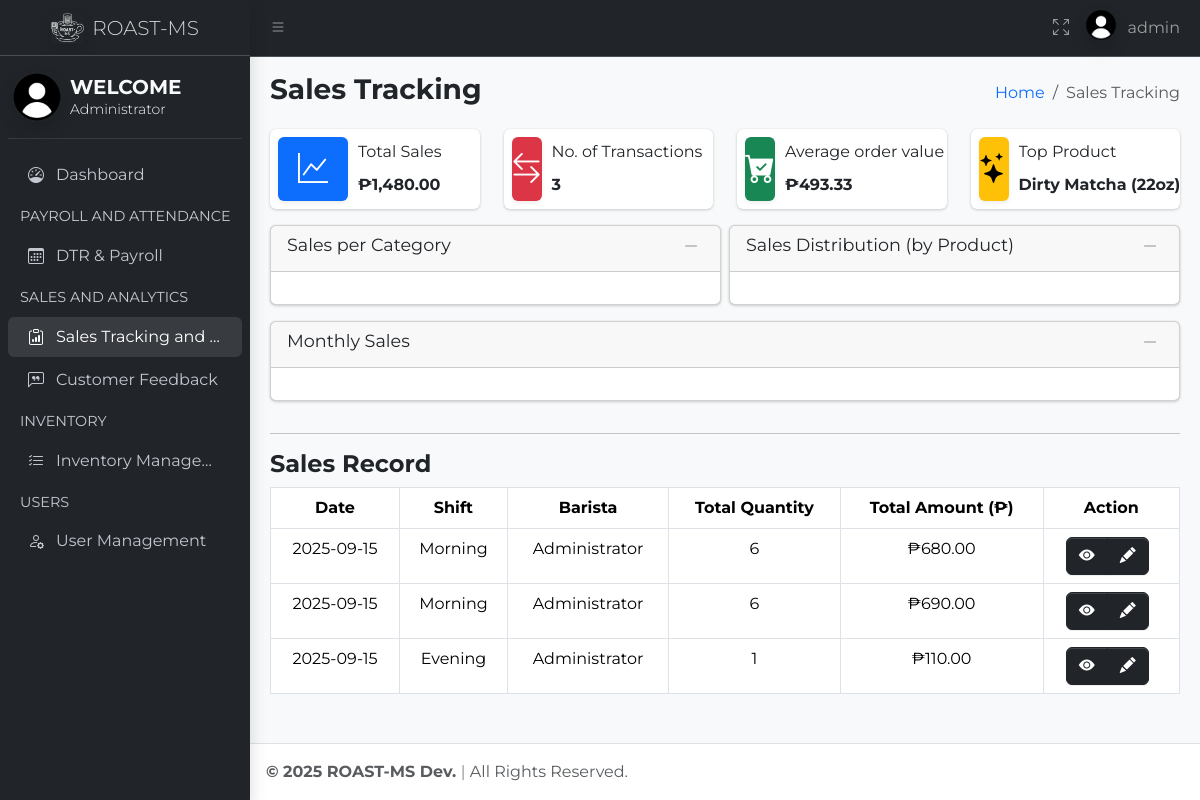
Before: /pages/admin/salestracking.php (signed in) with the older database file.
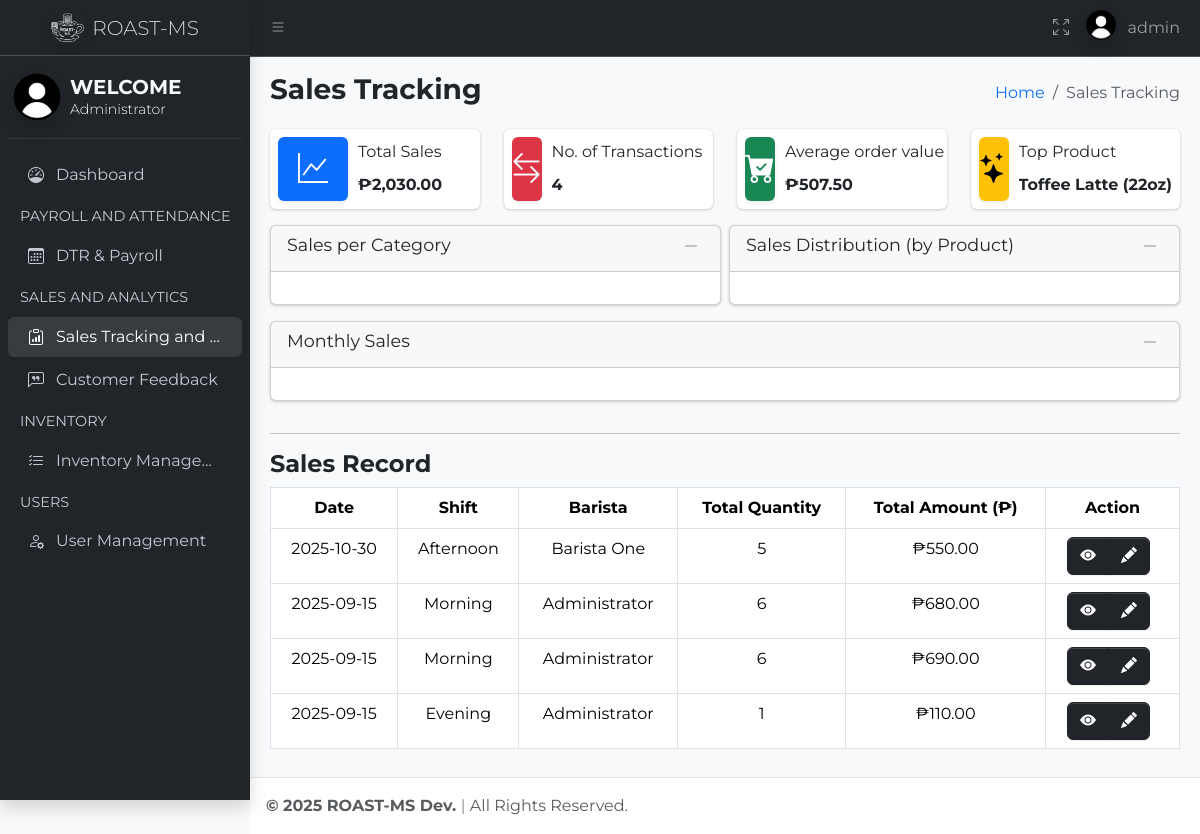
After: the same page with the newer database file.
### tables this page shows
CREATE TABLE `sales` (
  `id` int(11) NOT NULL,
  `sale_date` date NOT NULL,
  `shift` varchar(20) NOT NULL,
  `barista` varchar(100) NOT NULL,
  `total_quantity` int(11) NOT NULL,
  `total_amount` decimal(10,2) NOT NULL,
  `created_at` timestamp NOT NULL DEFAULT current_timestamp()
);

### pages/admin/salestracking.php (the view, shortened to what the changed rows need)
<?php
require_once $_SERVER['DOCUMENT_ROOT'] . '/roast-ms/auth.php';
?>
<!DOCTYPE html>
<html lang="en">
<head>
  <link rel="stylesheet" href="https://cdn.jsdelivr.net/npm/overlayscrollbars@2.10.1/styles/overlayscrollbars.min.css"
 />
  <link rel="stylesheet" href="https://cdn.jsdelivr.net/npm/bootstrap-icons@1.11.3/font/bootstrap-icons.min.css"
 />
  <link rel="stylesheet" href="/roast-ms/assets/css/style.css" />
  <link rel="stylesheet" href="/roast-ms/assets/css/adminlte.css" />
  <link rel="stylesheet" href="/roast-ms/assets/css/validate.css" />
  <link rel="stylesheet" href="https://cdn.jsdelivr.net/npm/apexcharts@3.37.1/dist/apexcharts.css"
 />
  <link href="https://cdn.jsdelivr.net/npm/bootstrap@5.3.3/dist/css/bootstrap.min.css" rel="stylesheet"
>
  <link rel="stylesheet" href="https://cdn.datatables.net/2.2.2/css/dataTables.bootstrap5.css">
  <link rel="stylesheet" href="https://cdn.datatables.net/buttons/3.2.2/css/buttons.dataTables.min.css">
  <link rel="stylesheet" href="https://cdnjs.cloudflare.com/ajax/libs/toastr.js/latest/toastr.min.css" />
</head>
<body class="layout-fixed sidebar-expand-lg sidebar-mini bg-body-tertiary">
  <div class="app-wrapper">
    <main class="app-main">
      <div class="app-content">
        <div class="container-fluid">
          <div class="row">
            <div class="col-12 col-sm-6 col-md-3">
              <div class="info-box">
                <div class="info-box-content">
                  <span class="info-box-text">Total Sales</span>
                  <span class="info-box-number total_sales">
                    <?php
                    $query = "SELECT SUM(total_amount) AS total_sales FROM sales";
                    $result = $conn->query($query);
                    if ($result) {
                      $row = $result->fetch_assoc();
                      $total_sales = $row['total_sales'] ?? 0;
                    } else {
                      $total_sales = 0;
                    }
                    echo "₱" . number_format($total_sales, 2);
                    ?>
                  </span>
                </div>
              </div>
            </div>
            <div class="col-12 col-sm-6 col-md-3">
              <div class="info-box">
                <div class="info-box-content">
                  <span class="info-box-text">No. of Transactions</span>
                  <span class="info-box-number total_employees">
                    <?php
                    $query = "SELECT COUNT(*) AS total_transactions FROM sales";
                    $result = $conn->query($query);
                    if ($result) {
                      $row = $result->fetch_assoc();
                      $total_transactions = $row['total_transactions'] ?? 0;
                    } else {
                      $total_transactions = 0;
                    }
                    echo $total_transactions;
                    ?>
                  </span>
                </div>
              </div>
            </div>
            <div class="col-12 col-sm-6 col-md-3">
              <div class="info-box">
                <div class="info-box-content">
                  <span class="info-box-text truncate">Average order value</span>
                  <span class="info-box-number attendance_status">
                    <?php
                    $query_sales = "SELECT SUM(total_amount) AS total_sales FROM sales";
                    $result_sales = $conn->query($query_sales);
                    $row_sales = $result_sales->fetch_assoc();
                    $total_sales = $row_sales['total_sales'] ?? 0;
                    $query_count = "SELECT COUNT(*) AS total_transactions FROM sales";
                    $result_count = $conn->query($query_count);
                    $row_count = $result_count->fetch_assoc();
                    $total_transactions = $row_count['total_transactions'] ?? 0;
                    $average_order_value = $total_transactions > 0
                      ? $total_sales / $total_transactions
                      : 0;
                    echo "₱" . number_format($average_order_value, 2);
                    ?>
                  </span>
                </div>
              </div>
            </div>
            <div class="col-12 col-sm-6 col-md-3">
              <div class="info-box">
                <div class="info-box-content">
                  <span class="info-box-text">Top Product</span>
                  <span class="info-box-number inventory_status text-truncate">
                    <?php
                    $query = "
  SELECT
      p.name,
      p.size,
      SUM(si.quantity) AS total_sold
  FROM sales_items si
  JOIN products p ON si.product_id = p.id
  GROUP BY si.product_id
  ORDER BY total_sold DESC
  LIMIT 1
";
                    $result = $conn->query($query);
                    if ($result && $row = $result->fetch_assoc()) {
                      $top_product_name = $row['name'];
                      $top_product_size = $row['size'];
                    } else {
                      $top_product_name = "-";
                      $top_product_size = "-";
                      $top_product_qty = 0;
                    }
                    echo $top_product_name . " ($top_product_size)";
                    ?>
                  </span>
                </div>
              </div>
            </div>
          </div>
          <div class="table-responsive">
            <div class="data_table">
              <table id="salesTable" class="table table-hover table-bordered" style="width:100%">
                <thead>
                  <tr class="fs-6 text-center">
                    <th>Date</th>
                    <th>Shift</th>
                    <th>Barista</th>
                    <th>Total Quantity</th>
                    <th>Total Amount (₱)</th>
                    <th>Action</th>
                  </tr>
                </thead>
                <tbody>
                  <?php
                  $result = $conn->prepare("SELECT * FROM sales ORDER BY sale_date DESC");
                  $result->execute();
                  $data = $result->get_result();
                  while ($row = $data->fetch_assoc()):
                  ?>
                    <tr class="text-center">
                      <td><?= htmlspecialchars($row['sale_date']) ?></td>
                      <td><?= htmlspecialchars($row['shift']) ?></td>
                      <td><?= htmlspecialchars($row['barista']) ?></td>
                      <td><?= htmlspecialchars($row['total_quantity']) ?></td>
                      <td>₱<?= number_format($row['total_amount'], 2) ?></td>
                      <td>
                        <div class="btn-group me-2">
                          <button type="button" class="btn btn-dark" data-bs-toggle="modal" data-bs-target="#viewSalesModal"
                            data-id="<?= $row['id'] ?>" data-date="<?= $row['sale_date'] ?>"
                            data-shift="<?= $row['shift'] ?>" data-barista="<?= $row['barista'] ?>">
                            <i class="bi bi-eye-fill"></i>
                          </button>
                          <button type="button" class="btn btn-dark" data-bs-toggle="modal" data-bs-target="#editSalesModal"
                            data-id="<?= $row['id']; ?>">
                            <i class="bi bi-pencil-fill"></i>
                          </button>
                        </div>
                      </td>
                    </tr>
                  <?php endwhile; ?>
                </tbody>
              </table>
            </div>
          </div>
        </div>
      </div>
    </main>
  </div>
</body>
</html>

Changed rows visible on the page:
added sales: sale_date "2025-10-30", shift "Afternoon", barista "Barista One", total_quantity "5", total_amount "550.00"
Other visible differences:
$total_sales: "1,480.00" → "2,030.00"
$total_transactions: "3" → "4"
$average_order_value: "493.33" → "507.50"
$top_product_name: "Dirty Matcha" → "Toffee Latte"
